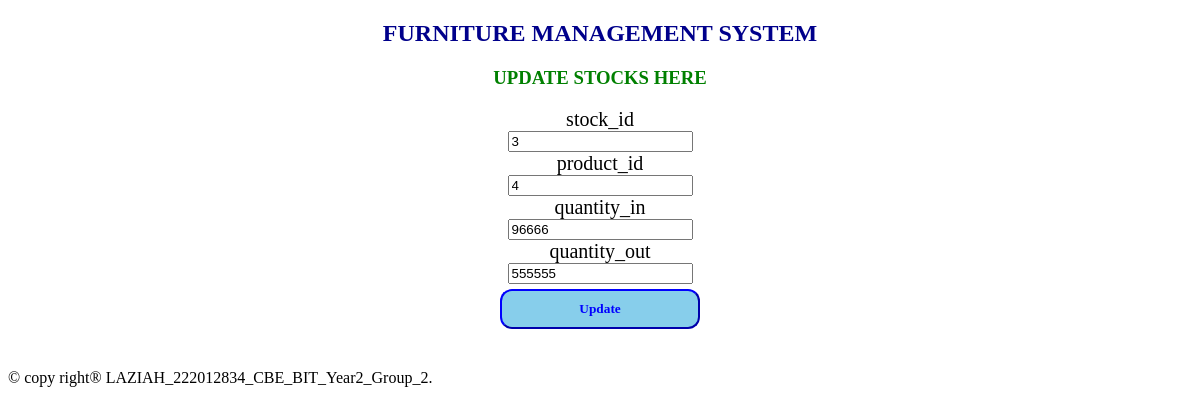
The app's page /updatestocks.php?stock_id=3 with its own data.
### tables this page shows
CREATE TABLE IF NOT EXISTS `stocks` (
  `stock_id` int(10) NOT NULL AUTO_INCREMENT,
  `product_id` int(15) NOT NULL,
  `quantity_in` int(12) NOT NULL,
  `quantity_out` int(11) NOT NULL,
  PRIMARY KEY (`stock_id`)
);

### updatestocks.php (the view, shortened to what this page needs)
<?php
include "databaseconnection.php";
if ($_SERVER['REQUEST_METHOD'] == 'GET') {
    $stock_id = $_GET["stock_id"];
    $sql = "SELECT * FROM stocks WHERE stock_id = ?";
    $stmt = $connection->prepare($sql);
    $stmt->bind_param("i", $stock_id);
    $stmt->execute();
    $result = $stmt->get_result();
    if ($result->num_rows > 0) {
        $row = $result->fetch_assoc();
        $product_id = $row["product_id"];
        $quantity_in = $row["quantity_in"];
        $quantity_out = $row["quantity_out"];
    } else {
        header("location:viewstocks.php");
        exit;
    }
}
?>
<!DOCTYPE html>
<html>
<head>
</head>
<body>
    <center>
        <h2>FURNITURE MANAGEMENT SYSTEM</h2>
        <h3 style="color:green;">UPDATE STOCKS HERE</h3>
        <section class="forms">
            <form method="POST" onsubmit="return confirmUpdate();">
                <label>stock_id</label><br>
                <input type="text" name="stock_id" readonly  value="<?php echo $stock_id; ?>"><br>
                <label>product_id</label><br>
                <input type="text" name="product_id"  value="<?php echo $product_id; ?>"><br>
                <label>quantity_in</label><br>
                <input type="text" name="quantity_in" value="<?php echo $quantity_in; ?>" ><br>
                <label>quantity_out</label><br>
                <input type="text" name="quantity_out" value="<?php echo $quantity_out; ?>" ><br>
                <input type="submit" name="submit" value="Update" class="sb">
            </form>
        </section>
    </center>
    <footer>
        <p style="color:blue; text-align: center; margin-top:40px;"><marquee> &copy; copy right&reg; LAZIAH_222012834_CBE_BIT_Year2_Group_2.</marquee> </p>
    </footer>
</body>
</html>

### updatestocks.php (style rules this page uses)
h2 { font-family: Castellar; color: darkblue; }
label { font-family: elephant; font-size: 20px; }
.sb { font-family: Georgia; padding: 10px; border-color: blue; background-color: skyblue; width: 200px; margin-top: 5px; border-radius: 12px; font-weight: bold; color: blue; }

### records on screen
stocks: product_id "4", quantity_in "96666", quantity_out "555555"
